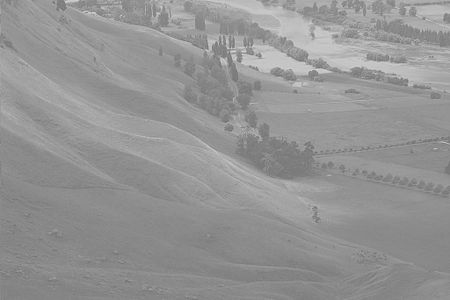
#> input picture wiki.jpg, 450 x 300 px
$ python equalization.py
#> lines starting #> are read from the running program, lines starting #| are printed output that depends on the picture
#%%Histogram Equalization wiki.jpg
import numpy as np
import cv2 as cv
from matplotlib import pyplot as plt
img = cv.imread('wiki.jpg',0)
#> img is the input picture: shape (300, 450); min 107, max 218, mean 148
hist,bins = np.histogram(img.flatten(),256,[0,256])
#> hist = 256 values, max 5772 at index 138, min 0 at index 0, mean 527.3; bins = 257 values from 0 to 256
cdf = hist.cumsum()
#> cdf = 256 values from 0 to 135000
cdf_normalized = cdf * float(hist.max()) / cdf.max()
#> cdf_normalized = 256 values from 0 to 5772
plt.plot(cdf_normalized, color = 'b')
plt.hist(img.flatten(),256,[0,256], color = 'r')
plt.xlim([0,256])
plt.legend(('cdf','histogram'), loc = 'upper left')
plt.show()
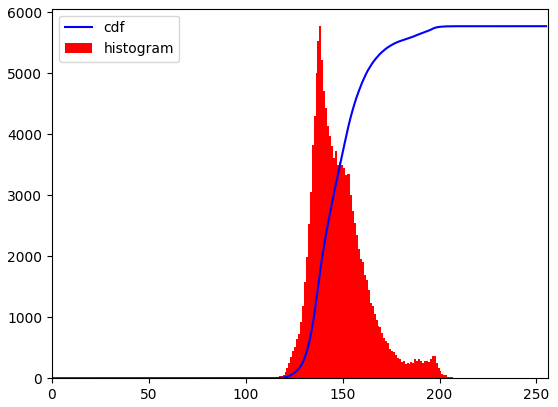
#> figure drawn by matplotlib, 1 panel; tallest bar 5772 high, from x = 138 to 139; curve peaks at x = 218, y = 5772

equ = cv.equalizeHist(img)
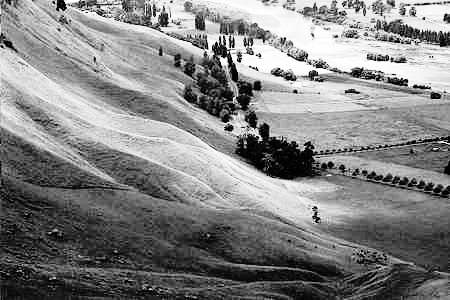
#> equ: shape (300, 450); min 0, max 255, mean 130.5
cv.imshow("equal_image", equ)
cv.waitKey(0)
cv.destroyAllWindows()
hist,bins = np.histogram(equ.flatten(),256,[0,256])
#> hist = 256 values, max 5772 at index 74, min 0 at index 7, mean 527.3
cdf = hist.cumsum()
#> cdf = 256 values from 176 to 135000
cdf_normalized = cdf * float(hist.max()) / cdf.max()
#> cdf_normalized = 256 values from 7.52 to 5772
plt.plot(cdf_normalized, color = 'b')
plt.hist(equ.flatten(),256,[0,256], color = 'r')
plt.xlim([0,256])
plt.legend(('cdf','histogram'), loc = 'upper left')
plt.show()
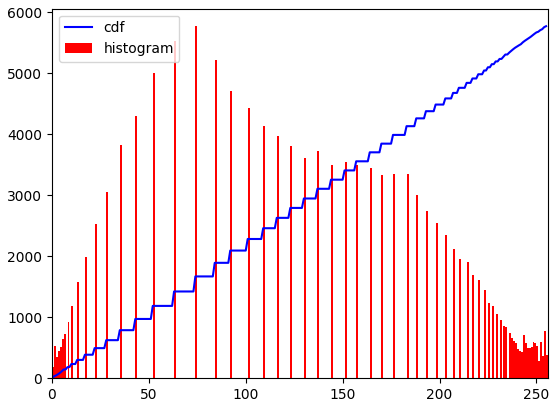
#> figure drawn by matplotlib, 1 panel; tallest bar 5772 high, from x = 74 to 75; curve peaks at x = 255, y = 5772
#%%Histogram Equalization "mri-bright.256"
import numpy as np
import cv2 as cv
from matplotlib import pyplot as plt
# read image
#> (the run stopped early here; a loop or call above may not have finished)
